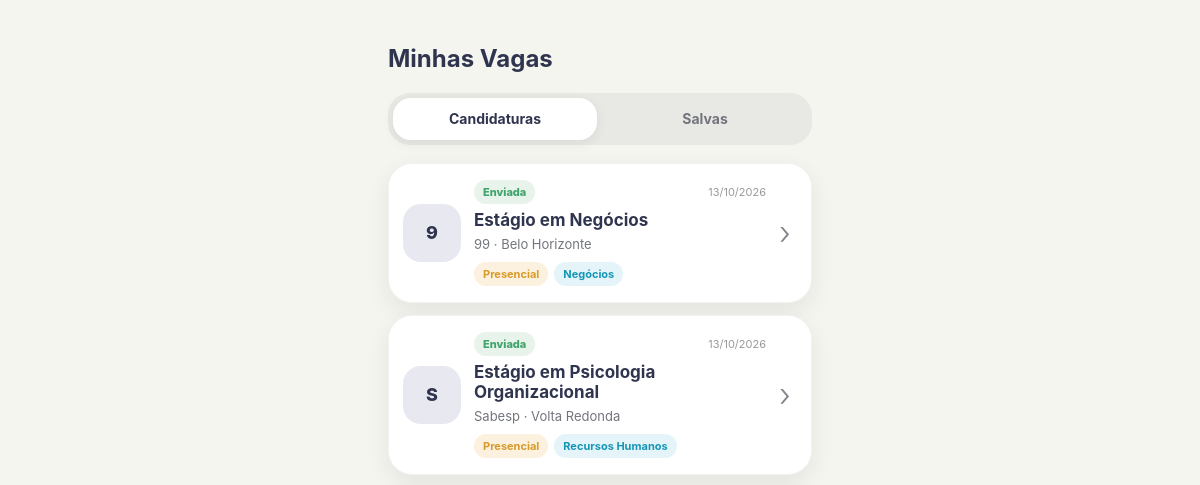
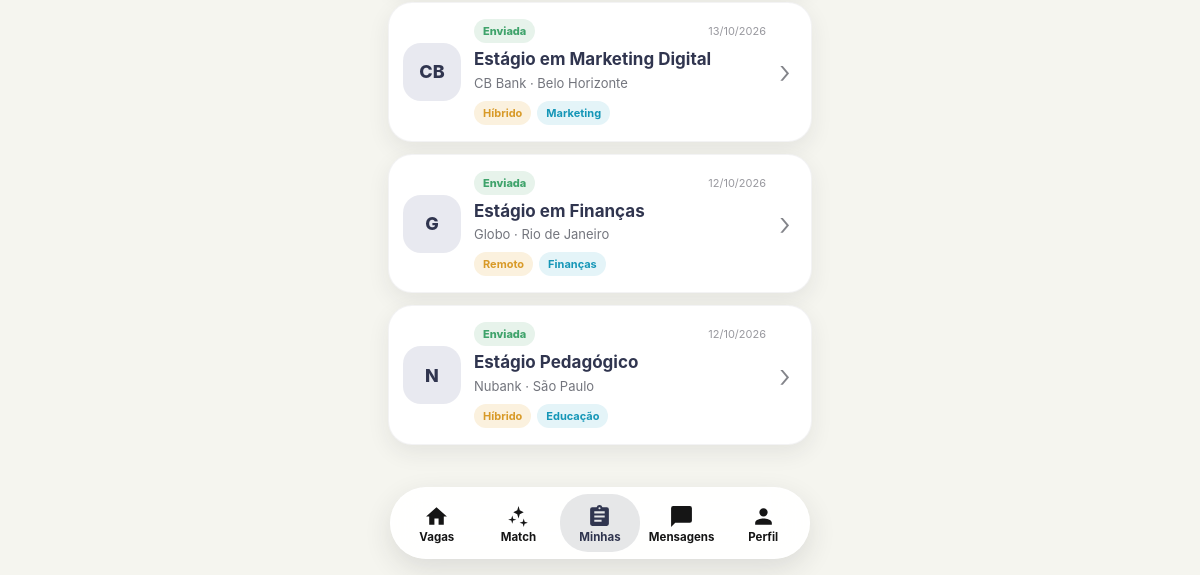
The page /candidaturas/ (signed in) on the database as committed earlier (2 pictures, top to bottom).
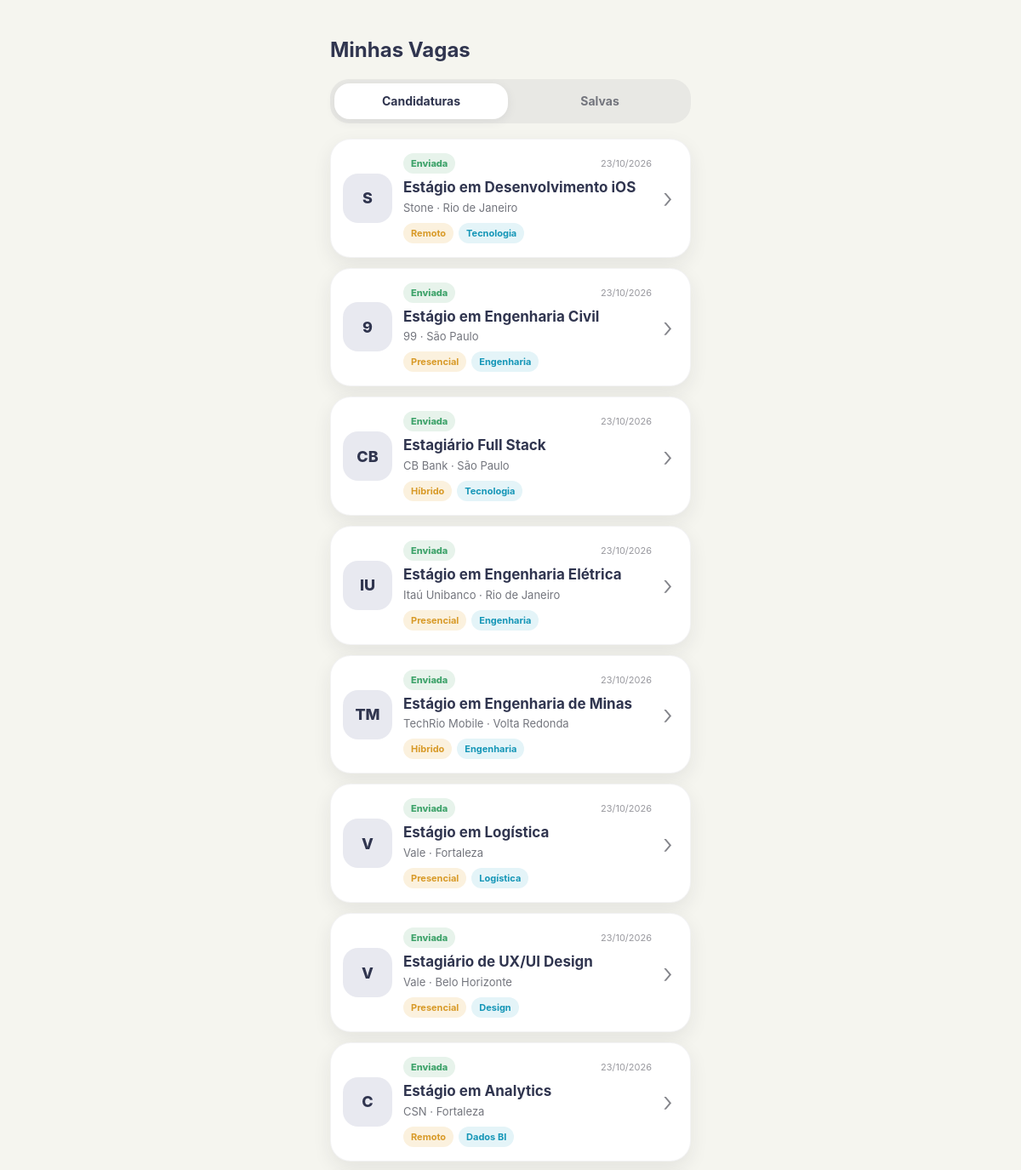
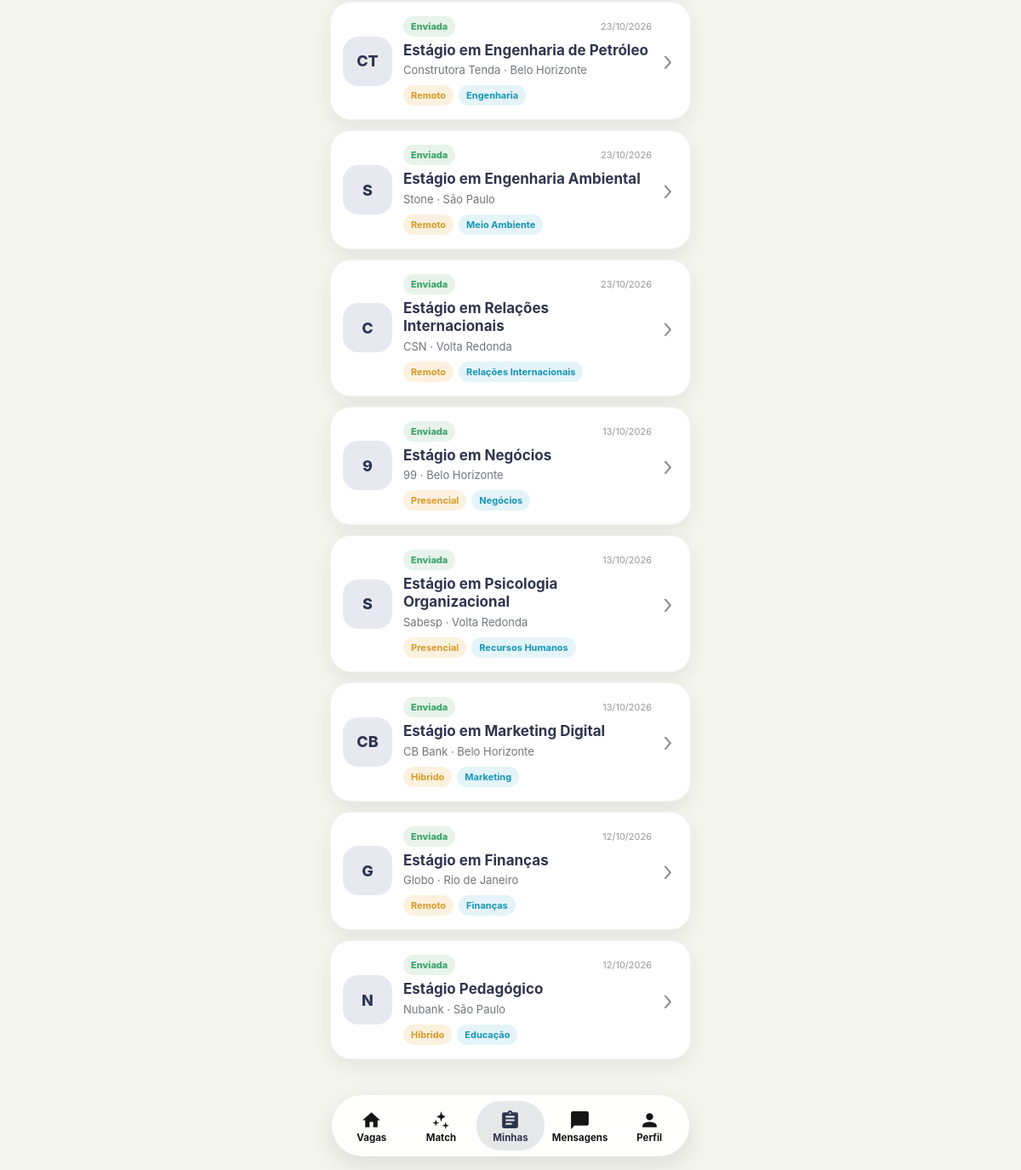
The same page on the database as committed later (2 pictures, top to bottom).
### connectoapp/models.py (models this page shows, shortened)
class Candidatura(models.Model):
    ORIGENS = [
        ("home", "Home"),
        ("match", "Match"),
        ("detalhe", "Detalhe da vaga"),
    ]
    usuario = models.ForeignKey(
        settings.AUTH_USER_MODEL,
        on_delete=models.CASCADE,
        related_name="candidaturas_connecto",
    )
    oportunidade = models.ForeignKey(
        Oportunidade,
        on_delete=models.CASCADE,
        related_name="candidaturas",
    )
    data_candidatura = models.DateTimeField(auto_now_add=True)
    status = models.CharField(max_length=50, default="Enviada")
    origem = models.CharField(max_length=20, choices=ORIGENS, default="home")
    class Meta:
        constraints = [
            models.UniqueConstraint(
                fields=["usuario", "oportunidade"],
                name="candidatura_usuario_oportunidade_unica",
            )
        ]
        ordering = ["-data_candidatura"]

class Oportunidade(models.Model):
    MODALIDADES = [
        ("Presencial", "Presencial"),
        ("Híbrido", "Híbrido"),
        ("Remoto", "Remoto"),
    ]
    titulo = models.CharField(max_length=120)
    descricao = models.TextField()
    instituicao = models.CharField(max_length=100, blank=True)
    prazo = models.DateField(null=True, blank=True)
    empresa = models.ForeignKey(
        Empresa,
        on_delete=models.CASCADE,
        related_name="oportunidades",
    )
    cidade = models.CharField(max_length=100, blank=True)
    local = models.CharField(max_length=150, blank=True)
    modalidade = models.CharField(
        max_length=20,
        choices=MODALIDADES,
        default="Presencial",
    )
    area = models.CharField(max_length=100, blank=True)
    bolsa = models.DecimalField(max_digits=10, decimal_places=2, null=True, blank=True)
    requisitos = models.TextField(blank=True, help_text="Um requisito por linha")
    ativa = models.BooleanField(default=True)
    publicada_em = models.DateTimeField(auto_now_add=True)
    class Meta:
        ordering = ["-publicada_em", "-id"]

class Empresa(models.Model):
    usuario = models.OneToOneField(
        settings.AUTH_USER_MODEL,
        on_delete=models.CASCADE,
        related_name="empresa",
        null=True,
        blank=True
    )
    nome = models.CharField(max_length=100)
    email = models.EmailField()
    descricao = models.TextField(blank=True)
    @property
    def iniciais(self):
        partes = [parte for parte in self.nome.split() if parte]
        return "".join(parte[0] for parte in partes[:2]).upper() or "EM"

### connectoapp/views.py (the view)
# urls.py: path("candidaturas/", views.candidaturas, name="candidaturas"),
@login_required
def candidaturas(request):
    candidaturas_usuario = (
        Candidatura.objects.filter(usuario=request.user)
        .select_related("oportunidade__empresa")
    )
    return render(
        request,
        "candidaturas.html",
        {"candidaturas": candidaturas_usuario},
    )

### template/candidaturas.html (shortened to what this page needs)
{% load static %}
{% load i18n %}
<!DOCTYPE html>
<html lang="pt-BR">
<head>
  <link rel="stylesheet" href="{% static 'connecto_ui.css' %}">
  <link rel="stylesheet" href="{% static 'candidaturas.css' %}">
  {% include 'includes/tema_head.html' %}
</head>
<body class="connecto-page applications-page">
  <main class="standard-shell applications-shell">
    <header class="applications-header">
      <h2>{% trans "Minhas Vagas" %}</h2>
    </header>
    <nav class="applications-tabs" aria-label="{% trans 'Minhas vagas' %}">
      <a href="{% url 'candidaturas' %}" class="applications-tab active">{% trans "Candidaturas" %}</a>
      <a href="{% url 'favoritas' %}" class="applications-tab">{% trans "Salvas" %}</a>
    </nav>
    {% if candidaturas %}
      <section class="applications-list" aria-label="{% trans 'Candidaturas realizadas' %}">
        {% for candidatura in candidaturas %}
          <a href="{% url 'detalhe_vaga' candidatura.oportunidade.id %}" class="application-card">
            <div class="application-company-icon" aria-hidden="true">
              {{ candidatura.oportunidade.empresa.iniciais }}
            </div>
            <div class="application-content">
              <div class="application-status-row">
                <span class="application-status">{{ candidatura.status }}</span>
                <time datetime="{{ candidatura.data_candidatura|date:'Y-m-d' }}">
                  {{ candidatura.data_candidatura|date:"d/m/Y" }}
                </time>
              </div>
              <h2>{{ candidatura.oportunidade.titulo }}</h2>
              <p class="application-company">
                {{ candidatura.oportunidade.empresa.nome }}
                {% if candidatura.oportunidade.cidade %} · {{ candidatura.oportunidade.cidade }}{% endif %}
              </p>
              <div class="application-tags">
                {% if candidatura.oportunidade.modalidade %}
                  <span class="application-tag application-tag--mode">{{ candidatura.oportunidade.modalidade }}</span>
                {% endif %}
                {% if candidatura.oportunidade.area %}
                  <span class="application-tag application-tag--area">{{ candidatura.oportunidade.area }}</span>
                {% endif %}
              </div>
            </div>
            <span class="application-chevron" aria-hidden="true">›</span>
          </a>
        {% endfor %}
      </section>
    {% endif %}
  </main>
  {% include 'includes/bottom_nav.html' with pagina_ativa='candidaturas' %}
</body>
</html>

### template/includes/tema_head.html (shortened to what this page needs)
{% load static %}
<link rel="stylesheet" href="{% static 'tema.css' %}">

### template/includes/bottom_nav.html (shortened to what this page needs)
{% load static %}
{% load i18n %}
<nav class="bottom-nav" aria-label="Navegação principal">
  <a href="{% url 'home' %}" class="nav-item {% if pagina_ativa == 'home' %}active{% endif %}">
    <svg viewBox="0 0 24 24" fill="currentColor" aria-hidden="true"><path d="M10 20v-6h4v6h5v-8h3L12 3 2 12h3v8z"/></svg>
    <span>{% trans "Vagas" %}</span>
  </a>
  <a href="{% url 'match' %}" class="nav-item {% if pagina_ativa == 'match' %}active{% endif %}">
    <svg viewBox="0 0 24 24" fill="currentColor" aria-hidden="true"><path d="M12 2l1.2 4.1L17 8l-3.8 1.9L12 14l-1.2-4.1L7 8l3.8-1.9L12 2zm-6 9l.9 3.1L10 15l-3.1.9L6 19l-.9-3.1L2 15l3.1-.9L6 11zm11 3l.9 3.1L21 18l-3.1.9L17 22l-.9-3.1L13 18l3.1-.9L17 14z"/></svg>
    <span>Match</span>
  </a>
  <a href="{% url 'candidaturas' %}" class="nav-item {% if pagina_ativa == 'candidaturas' %}active{% endif %}">
    <svg viewBox="0 0 24 24" fill="currentColor" aria-hidden="true"><path d="M19 3h-4.2A3 3 0 0 0 12 1a3 3 0 0 0-2.8 2H5a2 2 0 0 0-2 2v14a2 2 0 0 0 2 2h14a2 2 0 0 0 2-2V5a2 2 0 0 0-2-2zm-7 0a1 1 0 1 1 0 2 1 1 0 0 1 0-2zm2 14H7v-2h7v2zm3-4H7v-2h10v2zm0-4H7V7h10v2z"/></svg>
    <span>{% trans "Minhas" %}</span>
  </a>
  <a href="{% url 'mensagens' %}" class="nav-item {% if pagina_ativa == 'mensagens' %}active{% endif %}">
    <svg viewBox="0 0 24 24" fill="currentColor" aria-hidden="true"><path d="M20 2H4a2 2 0 0 0-2 2v18l4-4h14a2 2 0 0 0 2-2V4a2 2 0 0 0-2-2z"/></svg>
    <span>{% trans "Mensagens" %}</span>
  </a>
  <a href="{% url 'perfil' %}" class="nav-item {% if pagina_ativa == 'perfil' %}active{% endif %}">
    <svg viewBox="0 0 24 24" fill="currentColor" aria-hidden="true"><path d="M12 12a4 4 0 1 0 0-8 4 4 0 0 0 0 8zm0 2c-2.7 0-8 1.3-8 4v2h16v-2c0-2.7-5.3-4-8-4z"/></svg>
    <span>{% trans "Perfil" %}</span>
  </a>
</nav>
{% load static %}

### static/connecto_ui.css (style rules this page uses)
:root { --connecto-bg: #f5f5ef; --connecto-surface: #ffffff; --connecto-navy: #30354f; --connecto-text: #262a3e; --connecto-muted: #73757d; --connecto-line: #e8e7df; --connecto-cyan: #1596b7; --connecto-cyan-soft: #e4f4f8; --connecto-green: #3fa36b; --connecto-green-soft: #e7f3eb; --connecto-red: #d76264; --connecto-red-soft: #f9e8e7; --connecto-amber: #d89a28; --connecto-amber-soft: #fbf1de; --connecto-nav-active: #e6e7e8; --connecto-shadow: 0 8px 22px rgba(37, 40, 51, .08); --connecto-nav-height: 72px; --connecto-nav-gap: 10px; --connecto-mobile-width: 460px; }
* { box-sizing: border-box; }
html { min-height: 100%; background: var(--connecto-bg); }
body.connecto-page { min-height: 100dvh; margin: 0; overflow-x: hidden; background: var(--connecto-bg); color: var(--tema-ink, var(--connecto-navy)); font-family: -apple-system, BlinkMacSystemFont, "Segoe UI", Roboto, Helvetica, Arial, sans-serif; -webkit-font-smoothing: antialiased; text-rendering: optimizeLegibility; padding-bottom: calc(var(--connecto-nav-height) + 28px + env(safe-area-inset-bottom)); }
button, input, a { font: inherit; }
button, a { -webkit-tap-highlight-color: transparent; }
.app-shell, .standard-shell { width: min(100%, var(--connecto-mobile-width)); margin: 0 auto; }
.bottom-nav { position: fixed; z-index: 1000; left: 50%; bottom: max(var(--connecto-nav-gap), env(safe-area-inset-bottom)); transform: translateX(-50%); width: min(calc(100% - 22px), 420px); height: var(--connecto-nav-height); display: grid; grid-template-columns: repeat(5, minmax(0, 1fr)); align-items: stretch; gap: 2px; padding: 6px; border: 1px solid rgba(255, 255, 255, .96); border-radius: 36px; background: rgba(255, 255, 255, .94); box-shadow: 0 10px 28px rgba(38, 40, 47, .12); backdrop-filter: blur(20px) saturate(1.1); -webkit-backdrop-filter: blur(20px) saturate(1.1); }
.nav-item { min-width: 0; height: 100%; display: flex; flex-direction: column; align-items: center; justify-content: center; gap: 3px; padding: 5px 2px 4px; border-radius: 28px; color: #151515; text-decoration: none; font-size: 11.5px; font-weight: 650; line-height: 1; white-space: nowrap; transition: background-color .18s ease, color .18s ease, transform .16s ease; }
.nav-item svg { width: 25px; height: 25px; flex: none; }
.nav-item.active { color: var(--tema-ink, var(--connecto-navy)); background: var(--connecto-nav-active); }
@media (min-width: 700px) { .bottom-nav { bottom: 16px; } }

### static/tema.css (style rules this page uses)
html[data-theme="light"] { color-scheme: light; }

Rows that differ between the two databases and show on the page:
added Candidatura: oportunidade.empresa.iniciais "S", status "Enviada", data_candidatura "23/10/2026", oportunidade.titulo "Estágio em Desenvolvimento iOS", oportunidade.empresa.nome "Stone", oportunidade.cidade "Rio de Janeiro", oportunidade.modalidade "Remoto", oportunidade.area "Tecnologia"
added Candidatura: oportunidade.empresa.iniciais "9", status "Enviada", data_candidatura "23/10/2026", oportunidade.titulo "Estágio em Engenharia Civil", oportunidade.empresa.nome "99", oportunidade.cidade "São Paulo", oportunidade.modalidade "Presencial", oportunidade.area "Engenharia"
added Candidatura: oportunidade.empresa.iniciais "CB", status "Enviada", data_candidatura "23/10/2026", oportunidade.titulo "Estagiário Full Stack", oportunidade.empresa.nome "CB Bank", oportunidade.cidade "São Paulo", oportunidade.modalidade "Híbrido", oportunidade.area "Tecnologia"
added Candidatura: oportunidade.empresa.iniciais "IU", status "Enviada", data_candidatura "23/10/2026", oportunidade.titulo "Estágio em Engenharia Elétrica", oportunidade.empresa.nome "Itaú Unibanco", oportunidade.cidade "Rio de Janeiro", oportunidade.modalidade "Presencial", oportunidade.area "Engenharia"
added Candidatura: oportunidade.empresa.iniciais "TM", status "Enviada", data_candidatura "23/10/2026", oportunidade.titulo "Estágio em Engenharia de Minas", oportunidade.empresa.nome "TechRio Mobile", oportunidade.cidade "Volta Redonda", oportunidade.modalidade "Híbrido", oportunidade.area "Engenharia"
added Candidatura: oportunidade.empresa.iniciais "V", status "Enviada", data_candidatura "23/10/2026", oportunidade.titulo "Estágio em Logística", oportunidade.empresa.nome "Vale", oportunidade.cidade "Fortaleza", oportunidade.modalidade "Presencial", oportunidade.area "Logística"
added Candidatura: oportunidade.empresa.iniciais "V", status "Enviada", data_candidatura "23/10/2026", oportunidade.titulo "Estagiário de UX/UI Design", oportunidade.empresa.nome "Vale", oportunidade.cidade "Belo Horizonte", oportunidade.modalidade "Presencial", oportunidade.area "Design"
added Candidatura: oportunidade.empresa.iniciais "C", status "Enviada", data_candidatura "23/10/2026", oportunidade.titulo "Estágio em Analytics", oportunidade.empresa.nome "CSN", oportunidade.cidade "Fortaleza", oportunidade.modalidade "Remoto", oportunidade.area "Dados BI"
added Candidatura: oportunidade.empresa.iniciais "CT", status "Enviada", data_candidatura "23/10/2026", oportunidade.titulo "Estágio em Engenharia de Petróleo", oportunidade.empresa.nome "Construtora Tenda", oportunidade.cidade "Belo Horizonte", oportunidade.modalidade "Remoto", oportunidade.area "Engenharia"
added Candidatura: oportunidade.empresa.iniciais "S", status "Enviada", data_candidatura "23/10/2026", oportunidade.titulo "Estágio em Engenharia Ambiental", oportunidade.empresa.nome "Stone", oportunidade.cidade "São Paulo", oportunidade.modalidade "Remoto", oportunidade.area "Meio Ambiente"
added Candidatura: oportunidade.empresa.iniciais "C", status "Enviada", data_candidatura "23/10/2026", oportunidade.titulo "Estágio em Relações Internacionais", oportunidade.empresa.nome "CSN", oportunidade.cidade "Volta Redonda", oportunidade.modalidade "Remoto", oportunidade.area "Relações Internacionais"
